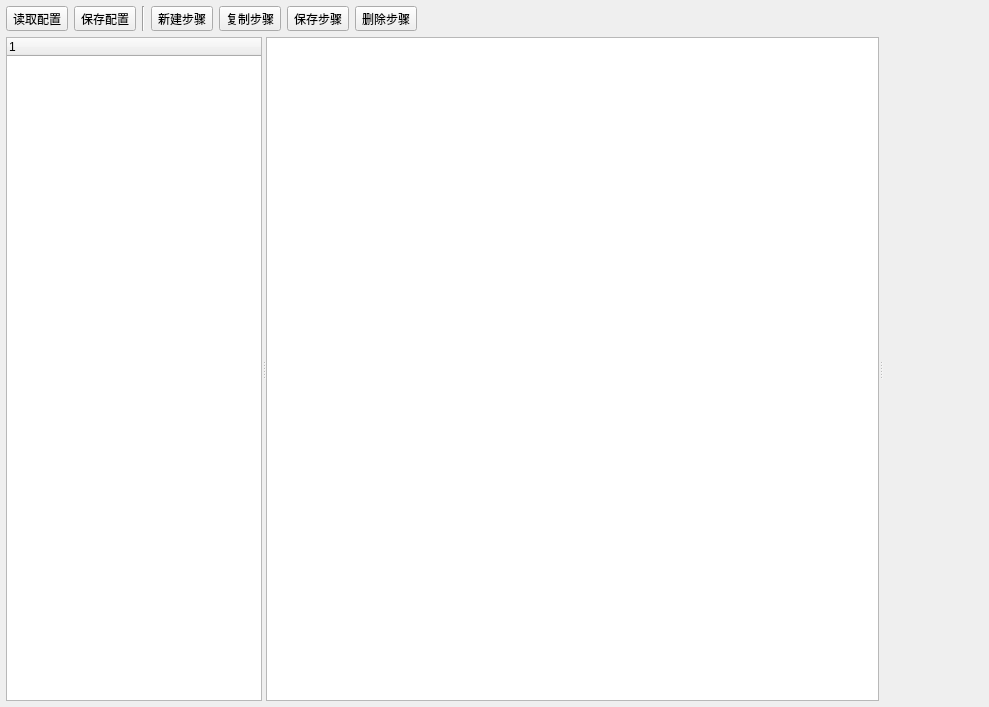
<?xml version="1.0" encoding="UTF-8"?>
<ui version="4.0">
 <class>AssemblyFlowWidget</class>
 <widget class="QWidget" name="AssemblyFlowWidget">
  <property name="geometry">
   <rect>
    <x>0</x>
    <y>0</y>
    <width>989</width>
    <height>707</height>
   </rect>
  </property>
  <layout class="QVBoxLayout" name="verticalLayout" stretch="0,1">
   <property name="leftMargin">
    <number>6</number>
   </property>
   <property name="topMargin">
    <number>6</number>
   </property>
   <property name="rightMargin">
    <number>6</number>
   </property>
   <property name="bottomMargin">
    <number>6</number>
   </property>
   <item>
    <layout class="QHBoxLayout" name="horizontalLayout">
     <item>
      <widget class="QToolButton" name="toolReadXml">
       <property name="text">
        <string>读取配置</string>
       </property>
      </widget>
     </item>
     <item>
      <widget class="QToolButton" name="toolSaveXml">
       <property name="text">
        <string>保存配置</string>
       </property>
      </widget>
     </item>
     <item>
      <widget class="Line" name="line">
       <property name="orientation">
        <enum>Qt::Vertical</enum>
       </property>
      </widget>
     </item>
     <item>
      <widget class="QToolButton" name="toolNewStep">
       <property name="text">
        <string>新建步骤</string>
       </property>
      </widget>
     </item>
     <item>
      <widget class="QToolButton" name="toolCopyStep">
       <property name="text">
        <string>复制步骤</string>
       </property>
      </widget>
     </item>
     <item>
      <widget class="QToolButton" name="toolSaveStep">
       <property name="text">
        <string>保存步骤</string>
       </property>
      </widget>
     </item>
     <item>
      <widget class="QToolButton" name="toolDelStep">
       <property name="text">
        <string>删除步骤</string>
       </property>
      </widget>
     </item>
     <item>
      <spacer name="horizontalSpacer">
       <property name="orientation">
        <enum>Qt::Horizontal</enum>
       </property>
       <property name="sizeHint" stdset="0">
        <size>
         <width>40</width>
         <height>20</height>
        </size>
       </property>
      </spacer>
     </item>
    </layout>
   </item>
   <item>
    <widget class="QSplitter" name="splitter">
     <property name="orientation">
      <enum>Qt::Horizontal</enum>
     </property>
     <widget class="QTreeWidget" name="treeWidget">
      <column>
       <property name="text">
        <string notr="true">1</string>
       </property>
      </column>
     </widget>
     <widget class="QTableWidget" name="tableWidget">
      <property name="sizePolicy">
       <sizepolicy hsizetype="Expanding" vsizetype="Expanding">
        <horstretch>1</horstretch>
        <verstretch>0</verstretch>
       </sizepolicy>
      </property>
     </widget>
     <widget class="QtTreePropertyBrowser" name="propertyBrowser" native="true"/>
    </widget>
   </item>
  </layout>
 </widget>
 <customwidgets>
  <customwidget>
   <class>QtTreePropertyBrowser</class>
   <extends>QWidget</extends>
   <header location="global">qttreepropertybrowser.h</header>
   <container>1</container>
  </customwidget>
 </customwidgets>
 <tabstops>
  <tabstop>toolReadXml</tabstop>
  <tabstop>toolSaveXml</tabstop>
  <tabstop>toolNewStep</tabstop>
  <tabstop>toolCopyStep</tabstop>
  <tabstop>toolSaveStep</tabstop>
  <tabstop>toolDelStep</tabstop>
  <tabstop>treeWidget</tabstop>
  <tabstop>tableWidget</tabstop>
 </tabstops>
 <resources/>
 <connections/>
</ui>
